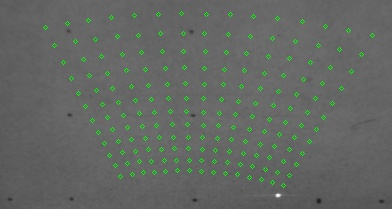
#> input picture Kinematics/data/12.01before/autocali_1.jpg, 392 x 209 px
$ python test.py
#> lines starting #> are read from the running program, lines starting #| are printed output that depends on the picture; after the words box and inside, x2 and y2 are one past the last pixel; in counts of white or black regions, pixels touching at a corner belong together
import cv2
from numpy import linalg as LA
import math

red = (0,0,255)
blue = (255,255,255)
image = cv2.imread('autocali_1.jpg')
#> image is the input picture: shape (209, 392, 3); mean B, G, R 98.7, 103.2, 98.8
image1 = image
cv2.line(image1,(100,100),(200,200),red,2)
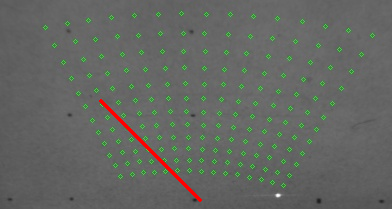
#> image1: shape (209, 392, 3); 0.62% of pixels changed, all inside (x1, y1, x2, y2) = (99, 99, 202, 202)
cv2.circle(image1,(100,100),2,blue)
#> image1: shape (209, 392, 3); 0.01% of pixels changed, all inside (x1, y1, x2, y2) = (98, 98, 103, 103)
cv2.circle(image1,(110,110),2,blue)
#> image1: shape (209, 392, 3); mean B, G, R 98.2, 102.6, 99.7
cv2.circle(image1,(120,121),2,blue)
#> image1: shape (209, 392, 3); mean B, G, R 98.2, 102.6, 99.7
cv2.circle(image1,(130,131),2,blue)
#> image1: shape (209, 392, 3); mean B, G, R 98.2, 102.7, 99.8
cv2.circle(image1,(140,141),2,blue)
#> image1: shape (209, 392, 3); mean B, G, R 98.2, 102.7, 99.8
cv2.circle(image1,(150,151),2,blue)
#> image1: shape (209, 392, 3); mean B, G, R 98.3, 102.7, 99.8
cv2.circle(image1,(160,161),2,blue)
#> image1: shape (209, 392, 3); mean B, G, R 98.3, 102.7, 99.8
cv2.circle(image1,(170,172),2,blue)
#> image1: shape (209, 392, 3); mean B, G, R 98.3, 102.8, 99.8
cv2.circle(image1,(180,178),2,blue)
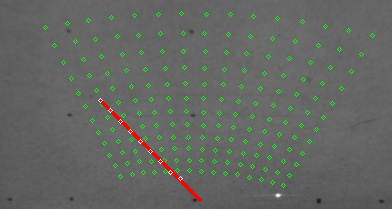
#> image1: shape (209, 392, 3); mean B, G, R 98.3, 102.8, 99.8
cv2.circle(image1,(190,193),2,blue)
#> image1: shape (209, 392, 3); 0.01% of pixels changed, all inside (x1, y1, x2, y2) = (188, 191, 193, 196)
cv2.circle(image1,(200,198),2,blue)
#> image1: shape (209, 392, 3); mean B, G, R 98.4, 102.8, 99.8
while True:
    cv2.imshow("test",image1)
    if cv2.waitKey(1) & 0xFF == ord("q"):
#> (key q is pressed here)
            break
cv2.imwrite('inte.jpg',image1)
cv2.destroyAllWindows()
#> (the run stopped early here; a loop or call above may not have finished)
